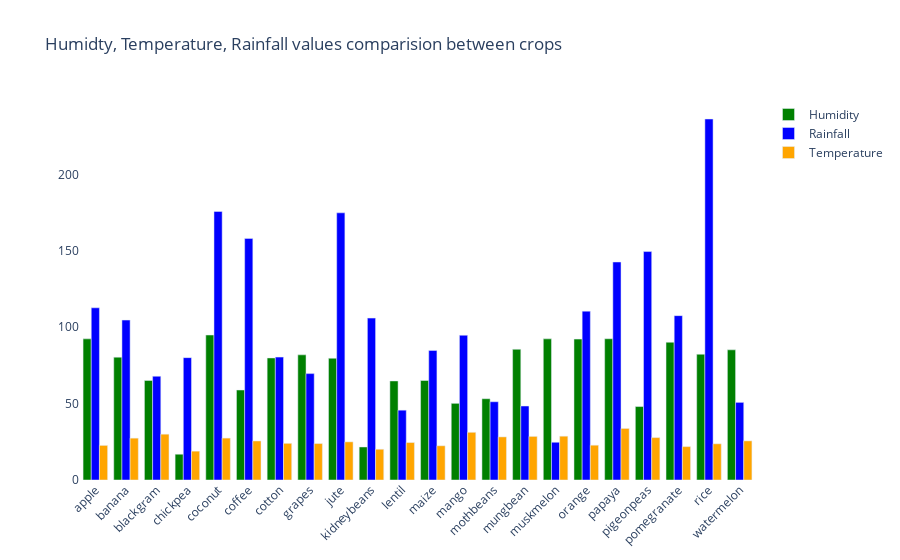

Here is the notebook cell this chart was saved with:
### Code cell
fig = go.Figure()
fig.add_trace(go.Bar(
    x=crop_summary.index,
    y=crop_summary['humidity'],
    name='Humidity',
    marker_color='green'
))
fig.add_trace(go.Bar(
    x=crop_summary.index,
    y=crop_summary['rainfall'],
    name='Rainfall',
    marker_color='blue'
))
fig.add_trace(go.Bar(
    x=crop_summary.index,
    y=crop_summary['temperature'],
    name='Temperature',
    marker_color='orange'
))

fig.update_layout(title="Humidty, Temperature, Rainfall values comparision between crops",
                  plot_bgcolor='white',
                  barmode='group',
                  xaxis_tickangle=-45)

fig.show()

### Figure 1 — Plotly figure (JSON) as saved in the notebook; plotly's stock layout.template omitted (floating-point values rounded to 4 significant figures)
{"data": [{"marker": {"color": "green"}, "name": "Humidity", "type": "bar", "x": ["apple", "banana", "blackgram", "chickpea", "coconut", "coffee", "cotton", "grapes", "jute", "kidneybeans", "lentil", "maize", "mango", "mothbeans", "mungbean", "muskmelon", "orange", "papaya", "pigeonpeas", "pomegranate", "rice", "watermelon"], "y": [92.33, 80.36, 65.12, 16.86, 94.84, 58.87, 79.84, 81.88, 79.64, 21.61, 64.8, 65.09, 50.16, 53.16, 85.5, 92.34, 92.17, 92.4, 48.06, 90.13, 82.27, 85.16]}, {"marker": {"color": "blue"}, "name": "Rainfall", "type": "bar", "x": ["apple", "banana", "blackgram", "chickpea", "coconut", "coffee", "cotton", "grapes", "jute", "kidneybeans", "lentil", "maize", "mango", "mothbeans", "mungbean", "muskmelon", "orange", "papaya", "pigeonpeas", "pomegranate", "rice", "watermelon"], "y": [112.7, 104.6, 67.88, 80.06, 175.7, 158.1, 80.4, 69.61, 174.8, 105.9, 45.68, 84.77, 94.7, 51.2, 48.4, 24.69, 110.5, 142.6, 149.5, 107.5, 236.2, 50.79]}, {"marker": {"color": "orange"}, "name": "Temperature", "type": "bar", "x": ["apple", "banana", "blackgram", "chickpea", "coconut", "coffee", "cotton", "grapes", "jute", "kidneybeans", "lentil", "maize", "mango", "mothbeans", "mungbean", "muskmelon", "orange", "papaya", "pigeonpeas", "pomegranate", "rice", "watermelon"], "y": [22.63, 27.38, 29.97, 18.87, 27.41, 25.54, 23.99, 23.85, 24.96, 20.12, 24.51, 22.39, 31.21, 28.19, 28.53, 28.66, 22.77, 33.72, 27.74, 21.84, 23.69, 25.59]}], "layout": {"barmode": "group", "plot_bgcolor": "white", "title": {"text": "Humidty, Temperature, Rainfall values comparision between crops"}, "xaxis": {"tickangle": -45}}}
